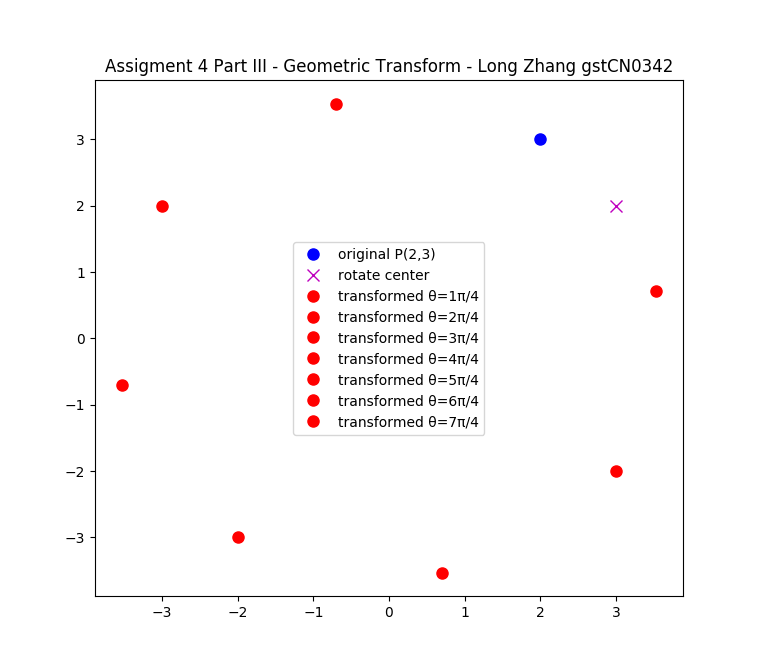

This chart was generated by the following Python code:
from matplotlib import pyplot as plt
import numpy as np

P = np.asarray([2,3])   # change point tobe transformed here
C = np.asarray([3,2])   # change transform center here

# set up related matrix
T1 = np.asarray([[1,0,-99],[0,1,-99],[0,0,1]])
T1[:,2][0] = C[0]*-1
T1[:,2][1] = C[1]*-1

R = np.asarray([[99.0,-99.0,0],[99.0,99.0,0],[0,0,1.0]])
theta = [x*np.pi/4 for x in range(1,8)] # generate all thetas from pi/4 to 7pi/4
Rlist = []
for t in theta:
    R[:,0][0] = np.cos(t)    #cos
    R[:,0][1] = np.sin(t)    #sin
    R[:,1][0] = np.sin(t*-1)    #-sin
    R[:,1][1] = np.cos(t)    #cos
    Rlist.append(np.copy(R))

T2 = np.asarray([[1,0,99],[0,1,99],[0,0,1]])
T2[:,2][0] = C[0]
T2[:,2][1] = C[1]


# perform transformation
np.append(P,1)
P.resize(3,1)
ATlist = []
for r in Rlist:
    at = T2*R*T1*P
    at = np.dot(np.dot(np.dot(T2,r),T1),P)
    ATlist.append(at[:])

# plot on diagram
plt.title("Assigment 4 Part III - Geometric Transform - Long Zhang gstCN0342")
plt.plot(P[:-1][0],P[:-1][1], 'bo',label="original P(2,3)",markersize=8) #plot original point
plt.plot(C[0],C[1], 'mx',label="rotate center",markersize=8) #plot rotate center
for i,a in enumerate(ATlist):
    plt.plot(a[:-1][0],a[:-1][1], 'ro',label="transformed θ=%dπ/4"%(i+1),markersize=8) #plot point after transformation
plt.legend( loc=0)
plt.show()
